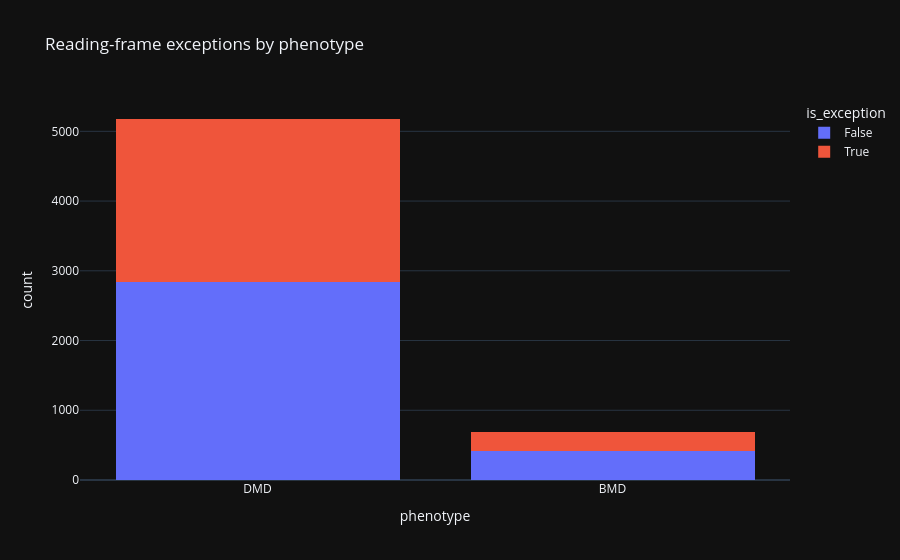

Notebook code for this chart:
### Markdown cell above
## 11. 📊 exception plot 📖

### Code cell
tmp = d[['phenotype', 'frame']].dropna().copy()
tmp['is_exception'] = ((tmp['phenotype'] == 'DMD') & (tmp['frame'] == 'in-frame')) | ((tmp['phenotype'] == 'BMD') & (tmp['frame'] == 'out-of-frame'))
fig = px.histogram(tmp, x='phenotype', color='is_exception', barmode='stack', title='Reading-frame exceptions by phenotype')
fig.show()

### Figure 1 — Plotly figure (JSON) as saved in the notebook; plotly's stock layout.template omitted (floating-point values rounded to 4 significant figures; data arrays with more than 128 entries replaced by an {"elided": "..."} marker saying what was removed)
{"data": [{"bingroup": "x", "hovertemplate": "is_exception=False<br>phenotype=%{x}<br>count=%{y}<extra></extra>", "legendgroup": "False", "marker": {"color": "#636efa", "pattern": {"shape": ""}}, "name": "False", "orientation": "v", "showlegend": true, "x": {"elided": "3256 str values"}, "xaxis": "x", "yaxis": "y", "type": "histogram"}, {"bingroup": "x", "hovertemplate": "is_exception=True<br>phenotype=%{x}<br>count=%{y}<extra></extra>", "legendgroup": "True", "marker": {"color": "#EF553B", "pattern": {"shape": ""}}, "name": "True", "orientation": "v", "showlegend": true, "x": {"elided": "2607 str values"}, "xaxis": "x", "yaxis": "y", "type": "histogram"}], "layout": {"xaxis": {"anchor": "y", "domain": [0.0, 1.0], "title": {"text": "phenotype"}}, "yaxis": {"anchor": "x", "domain": [0.0, 1.0], "title": {"text": "count"}}, "legend": {"title": {"text": "is_exception"}, "tracegroupgap": 0}, "title": {"text": "Reading-frame exceptions by phenotype"}, "barmode": "stack"}}
